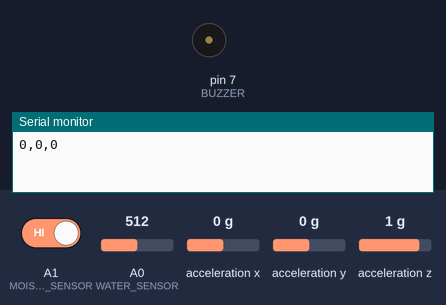
Bench run of a sketch on a simulated Arduino Uno, built with avr-gcc and run on an emulated ATmega328P. On the bench: buzzer (waves = sounding, pin HIGH), the last lines printed to the serial monitor. The test bench sets the inputs (shaded band); at power-on: A0 (WATER_SENSOR) = 512, A1 (MOISTURE_SENSOR) HIGH, acceleration x 0 g, acceleration y 0 g, acceleration z 1 g. The modem accepts every AT command (registered, SIM ready, sends succeed) and sends nothing else.

Above: at 0.1 s.
At 5.1 s:
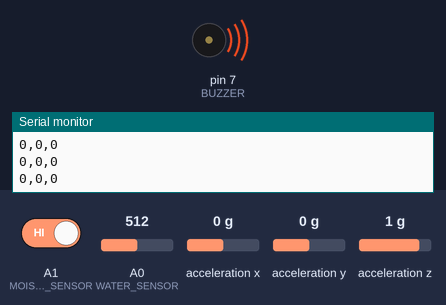
Timing chart, 0 to 6.6 s (numbered marks = the images above):
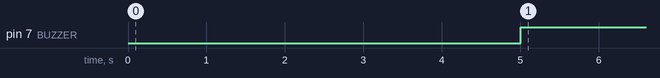

Measured:
- by itself, pin 7 (BUZZER): LOW → HIGH at 5.0 s

The sketch:

arduino.ino
```cpp
#include <Wire.h>
#include <Adafruit_ADXL345_U.h>
#include <SoftwareSerial.h>

#define WATER_SENSOR A0
#define MOISTURE_SENSOR A1
#define BUZZER 7
#define WATER_THRESHOLD 300
#define MOISTURE_THRESHOLD 400  // Moisture sensor is HIGH by default, LOW when detecting water

// ✅ Individual thresholds for each axis
#define X_THRESHOLD 1.5  // Adjust this for X-axis sensitivity
#define Y_THRESHOLD 1.5  // Adjust this for Y-axis sensitivity
#define Z_THRESHOLD 12.0  // Adjust this for Z-axis sensitivity

SoftwareSerial sim800(10, 11);  // RX, TX for SIM800L
Adafruit_ADXL345_Unified accel = Adafruit_ADXL345_Unified(12345);  // Sensor ID

String serialMsg = "";
int earthquakeFlag = 0;

const unsigned long updateIntervel = 5000;
unsigned long prevTime = 0;
int waterLevel =0;
int moistureLevel=0;
void setup() {
    Serial.begin(9600);
    sim800.begin(9600);

    pinMode(BUZZER, OUTPUT);
    pinMode(WATER_SENSOR, INPUT);
    pinMode(MOISTURE_SENSOR, INPUT);

    // Serial.println("Disaster Monitoring System Initialized...");

    // ✅ Use 0x1D manually (if needed)
    // if (!accel.begin(0x1D)) {
    //     Serial.println("No ADXL345 detected! Check connections.");
    //     while (1);
    // } else {
    //     Serial.println("ADXL345 detected successfully!");
    // }
}

void loop() {
  unsigned long currentTime = millis();
  if (currentTime - prevTime >= updateIntervel){
    waterLevel = analogRead(WATER_SENSOR);
    moistureLevel = digitalRead(MOISTURE_SENSOR);  // HIGH = Dry, LOW = Wet
    sensors_event_t event;
    accel.getEvent(&event);

    float xAccel = abs(event.acceleration.x);
    float yAccel = abs(event.acceleration.y);
    float zAccel = abs(event.acceleration.z);

    // Print sensor values
    // Serial.println("----- SENSOR DATA -----");
    // Serial.print("Water Level: "); Serial.println(waterLevel);
    // Serial.print("Moisture Level: "); Serial.println(moistureLevel == HIGH ? "Dry" : "Wet");
    // Serial.print("Acceleration X: "); Serial.println(xAccel);
    // Serial.print("Acceleration Y: "); Serial.println(yAccel);
    // Serial.print("Acceleration Z: "); Serial.println(zAccel);
    // Serial.println("----------------------");

    // Flood Alert
    if (waterLevel > WATER_THRESHOLD) {
        // Serial.println("🚨 ALERT: High Water Level!");
        digitalWrite(BUZZER, HIGH);
        sendSMS("Flood Alert: High Water Level Detected!");
    } else {
        digitalWrite(BUZZER, LOW);
    }

    // Landslide Alert (Detects when soil is wet)
    if (moistureLevel == LOW) {  // LOW means wet soil (landslide risk)
        // Serial.println("🚨 ALERT: Landslide Warning!");
        sendSMS("Landslide Warning: High Soil Moisture!");
    }

    // Earthquake Alert with Adjustable Thresholds
    if (xAccel > X_THRESHOLD || yAccel > Y_THRESHOLD || zAccel > Z_THRESHOLD) {
        // Serial.println("🚨 ALERT: Earthquake Detected!");
        earthquakeFlag = 1;
        sendSMS("Earthquake Alert: Strong Ground Movement!");
    }else{
      earthquakeFlag =0;
    }
    prevTime = currentTime;
  }


    serialMsg = String(waterLevel)+","+String(map(moistureLevel, 0, 1, 0, 100))+","+String(earthquakeFlag);
    Serial.println(serialMsg);
    delay(500);  // Delay before next reading
    if(earthquakeFlag){
      makeCall();
    }
}

void sendSMS(String message) {
    // Serial.println("📤 Sending SMS: " + message);
    sim800.println("AT+CMGF=1");  // Set SMS mode to text
    delay(1000);
    sim800.println("AT+CMGS=\"+918547043528\"");  // Replace with actual phone number
    delay(1000);
    sim800.println(message);
    delay(1000);
    sim800.write(26);  // End SMS with Ctrl+Z
    delay(1000);
}
void makeCall() {
    sim800.println("AT");
    delay(1000);
    sim800.println("ATD+ +918547043528;");  // Replace with actual phone number
    delay(10000);
    sim800.println("ATH");
    delay(1000);
}
```
